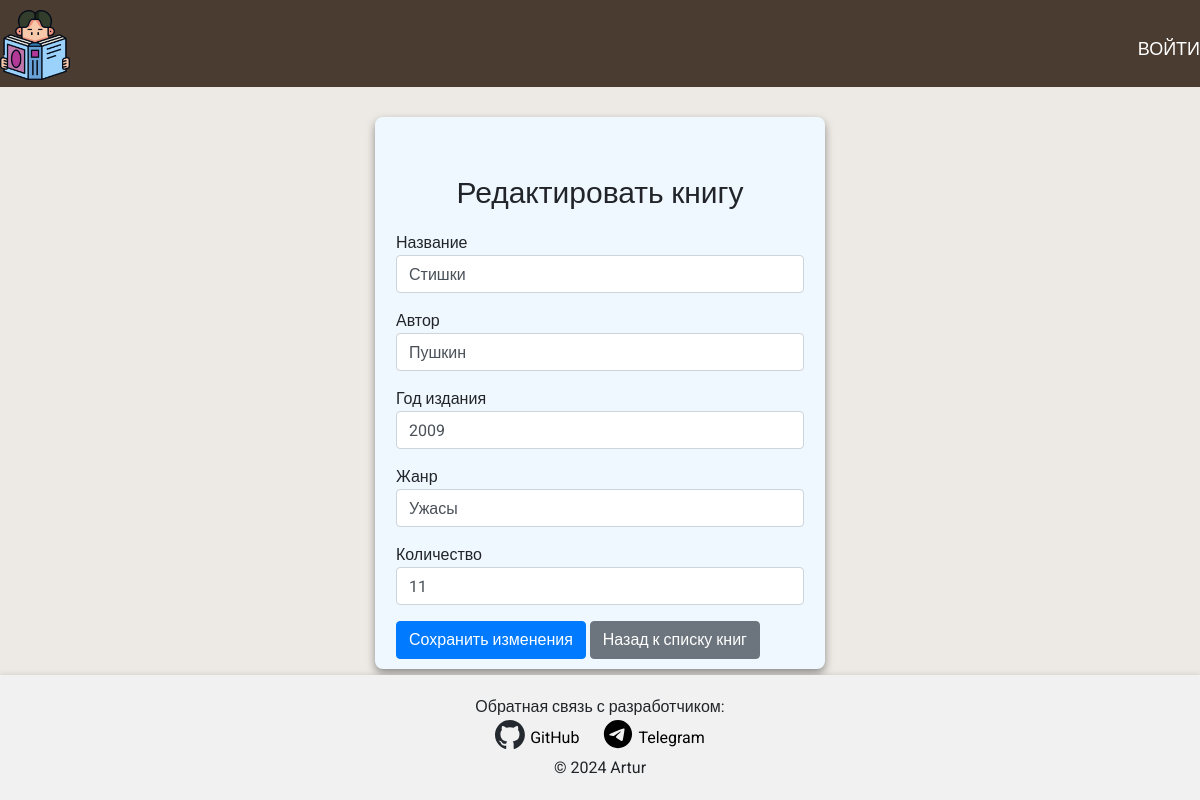
The page /edit_book/2 on the database its author committed.
### semestr_task/models.py (models this page shows, shortened)
class Book(db.Model):
    __tablename__ = 'books'
    id = db.Column(db.Integer, primary_key=True)
    title = db.Column(db.String(255), nullable=False)
    author = db.Column(db.String(255), nullable=False)
    publication_year = db.Column(db.Integer)
    genre = db.Column(db.String(100))
    copies = db.Column(db.Integer, default=1)

### app.py (the view, shortened to what this page needs)
@app.route('/edit_book/<int:book_id>', methods=['GET', 'POST'])
def edit_book(book_id):
    book = Book.query.get(book_id)
    if not book:
        flash('Книга не найдена.', 'danger')
        return redirect(url_for('books'))
    form = BookForm(obj=book)  # Предзаполняем форму данными книги
    return render_template('edit_book.html', form=form, book=book)  # Показываем страницу редактирования

### semestr_task/forms.py
class BookForm(FlaskForm):
    title = StringField('Название', validators=[DataRequired()])
    author = StringField('Автор', validators=[DataRequired()])
    publication_year = IntegerField('Год издания', validators=[DataRequired()])
    genre = StringField('Жанр', validators=[DataRequired()])
    copies = IntegerField('Количество', validators=[DataRequired()])
    submit = SubmitField('Сохранить')

### semestr_task/templates/edit_book.html (shortened to what this page needs)
{% extends "base.html" %}
{% block content %}
<div class="edit-container">
    <div class="form-container">
        <div class="container mt-5">
            <h1>Редактировать книгу</h1>
            <form method="POST" action="">
                <div class="form-group">
                    <label for="title">Название</label>
                    {{ form.title(class="form-control") }}
                </div>
                <div class="form-group">
                    <label for="author">Автор</label>
                    {{ form.author(class="form-control") }}
                </div>
                <div class="form-group">
                    <label for="publication_year">Год издания</label>
                    {{ form.publication_year(class="form-control") }}
                </div>
                <div class="form-group">
                    <label for="genre">Жанр</label>
                    {{ form.genre(class="form-control") }}
                </div>
                <div class="form-group">
                    <label for="copies">Количество</label>
                    {{ form.copies(class="form-control") }}
                </div>
                <button type="submit" class="btn btn-primary">Сохранить изменения</button>
                <a href="{{ url_for('books') }}" class="btn btn-secondary">Назад к списку книг</a>
            </form>
        </div>
    </div>
</div>
{% endblock %}

### semestr_task/static/css/styles.css (style rules this page uses)
html, body, div, span, applet, object, iframe, h1, h2, h3, h4, h5, h6, p, blockquote, pre, a, abbr, acronym, address, big, cite, code, del, dfn, em, img, ins, kbd, q, s, samp, small, strike, strong, sub, sup, tt, var, b, u, i, center, dl, dt, dd, ol, ul, li, fieldset, form, label, legend, table, caption, tbody, tfoot, thead, tr, th, td, article, aside, canvas, details, embed, figure, figcaption, footer, header, hgroup, menu, nav, output, ruby, section, summary, time, mark, audio, video { margin: 0; padding: 0; border: 0; font-size: 100%; vertical-align: baseline; }
h1, h2, h3, h4, h5, h6 { font-weight: normal; }
input { outline: 0; }
body { margin: 0; padding-bottom: 130px; background-color: #EDEAE5; font-family: "Roboto", sans-serif; }
.container { margin: 0 auto; max-width: 1500px; }
.edit-container { display: flex; justify-content: space-around; align-items: start; margin-top: 30px; }
.edit-container .form-container { width: 450px; padding: 10px 6px; background-color: #f0f8ff; border-radius: 8px; box-shadow: 0 4px 8px rgba(0, 0, 0, 0.4); }
.edit-container .form-container h1 { text-align: center; font-size: 30px; margin-bottom: 20px; }

### rows shown on the page
Book: title "Стишки", author "Пушкин", publication_year "2009", genre "Ужасы", copies "11"
